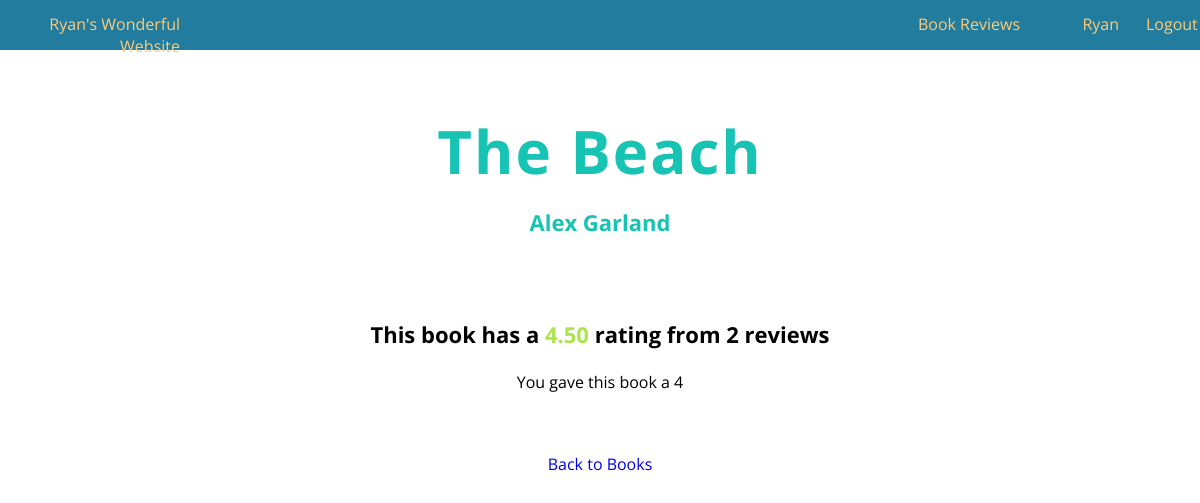
/book_reviews/1 (signed in), run on the app's committed database.
### project1/models.py (models this page shows, shortened)
class User(db.Model, UserMixin):
    id = db.Column(db.Integer, primary_key=True) # primary keys are required by SQLAlchemy
    password = db.Column(db.String(100))
    username = db.Column(db.String(1000), unique=True)
    ratings = db.relationship('BookRating', backref='user', lazy=True)

class Book(db.Model):
    id = db.Column(db.Integer, primary_key=True) # primary keys are required by SQLAlchemy
    title = db.Column(db.String(100))
    author = db.Column(db.String(1000))
    ratings = db.relationship('BookRating', backref='book', lazy=True)

### project1/routes.py (the view)
@app.route("/book_reviews/<string:book_id>")
def bookPage(book_id):
    book = Book.query.get(book_id)
    book_ratings = BookRating.query.filter_by(book=book)
    ratings_count = book_ratings.count()
    ratings_average = db.session.query(func.avg(BookRating.rating)).filter(BookRating.book == book).scalar()
    user_rating = None
    if current_user.is_authenticated:
        user_rating_query = book_ratings.filter_by(user=current_user)
        if user_rating_query.count() == 1:
            user_rating = user_rating_query.first().rating
    return render_template("book_page.html", book=book, ratings_count=ratings_count, ratings_average=ratings_average, user_rating=user_rating)

### project1/models.py (called while the page is built)
@login_manager.user_loader
def load_user(user_id):
    return User.query.get(int(user_id))

### project1/templates/book_page.html (shortened to what this page needs)
{% extends "base.html" %}
{% block body_class %} book-individ {% endblock %}
{% block heading %}
    {{ book.title }}
{% endblock %}
{% block subheader %}
    {{ book.author }}
{% endblock %}
{% block body %}
    <div class="rating-info">
        {% if ratings_average %}
            <h3> This book has a <span class="rating rounded-{{ ratings_average|round|int }}">{{ '%0.2f' % ratings_average|float }}</span> rating from {{ ratings_count }} reviews</h3>
        {% else %}
            <h3> This book has not been reviewed yet :(</h3>
        {% endif %}
        {% if current_user.is_authenticated %}
            {% if user_rating %}
                <p> You gave this book a {{ user_rating }} </p>
            {% endif %}
        {% else %}
        <p class="log-in-notice"> Log in to rate this book </p>
        {% endif %}
    </div>
    <div class="return-container">
        <a href="/book_reviews">Back to Books</a>
    </div>
{% endblock %}

### project1/templates/header.html
<div class="site-name">
    <a class="home" href="/home"> Ryan's Wonderful Website </a>
</div>
<div class="site-items">
    <a class="books" href="/book_reviews"> Book Reviews </a>
</div>
<div class="user-info">
    {% if current_user.is_authenticated %}
        <p class="username"> {{ current_user.username }} </p>
        <a class="logout"href="{{ url_for('logout') }}"> Logout </a>
    {% else %}
        <a class="login" href="/"> Login </a>
    {% endif %}
</div>

### project1/static/css/base.css (style rules this page uses)
.site-body { margin: 0; background-color: white; }
.site-body p, .site-body h1, .site-body h2, .site-body h3, .site-body h4, .site-body h5, .site-body div, .site-body a { font-family: 'Open Sans', sans-serif; }
.site-body a { text-decoration: none; }

### project1/static/css/book_individ.css (style rules this page uses)
.book-individ h3 { margin-top: 15px; font-size: 22px; }
.book-individ .rating.rounded-4 { color: #aae649; }
.book-individ .rating-info { margin-top: 40px; text-align: center; margin-bottom: 60px; }
.book-individ .return-container { text-align: center; }

### project1/static/css/header.css (style rules this page uses)
.site-header a { display: block; margin-block-start: 0.8em; margin-block-end: 1em; margin-inline-start: 0px; margin-inline-end: 0px; color: #FFCB77; text-decoration: none; }
.site-header .site-name { width: 15%; text-align: right; }
.site-header .site-name .home { text-decoration: none; }
.site-header .site-items { width: 70%; text-align: right; }
.site-header .user-info { width: 15%; }
.site-header .user-info .username { width: 55%; float: left; text-align: right; margin-block-start: 0.8em; }
.site-header .user-info .logout { width: 30%; float: right; }

### data on the page
User: username "Ryan"
Book: title "The Beach", author "Alex Garland"

### other printed values
{{ '%0.2f' % ratings_average|float }} "4.50"
{{ ratings_count }} "2"
{{ user_rating }} "4"
